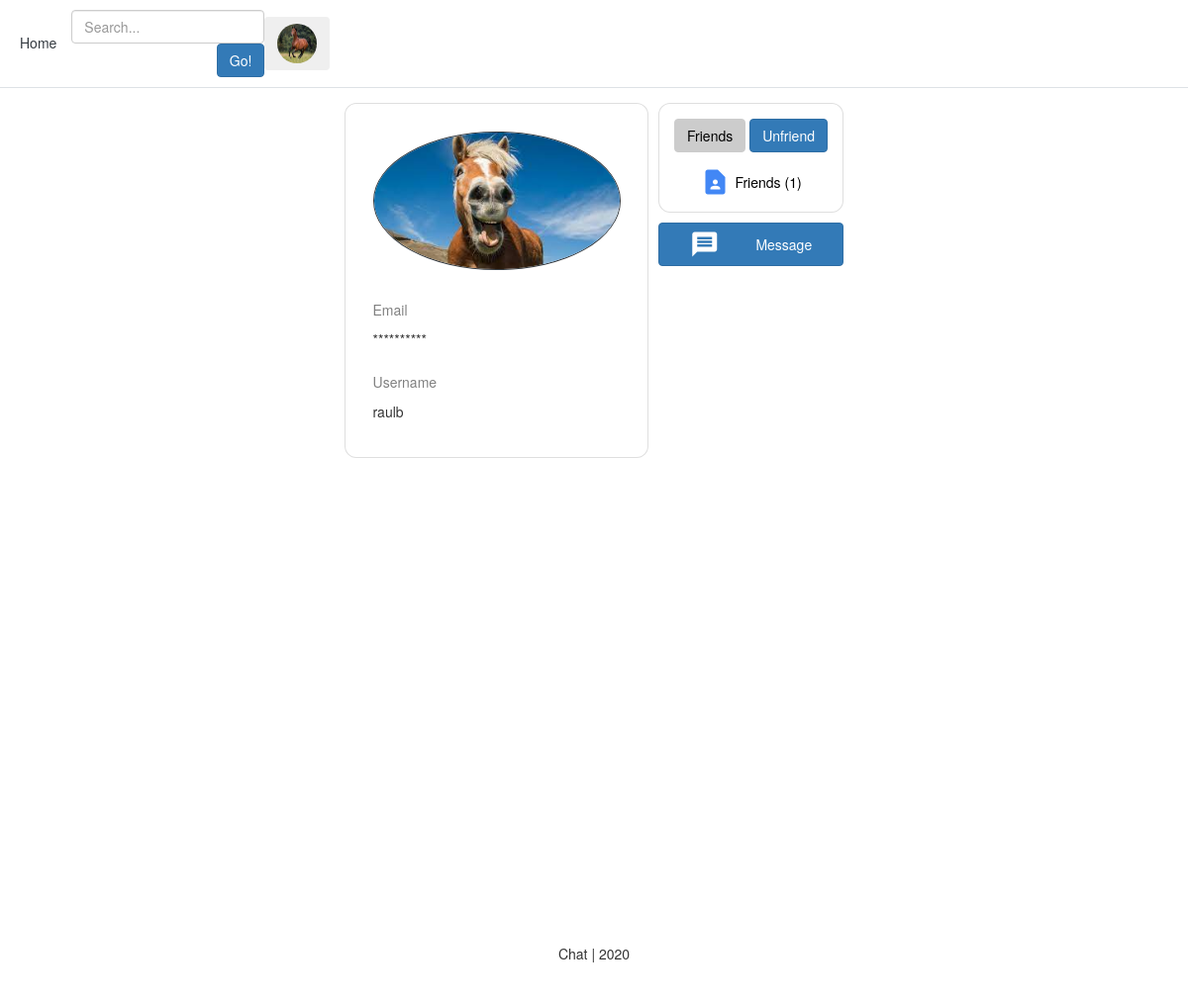
The app's page /account/1/ (signed in) with its own data.
### account/models.py (models this page shows, shortened)
class Account(AbstractBaseUser):
    email = models.EmailField(verbose_name='email', max_length=60, unique=True)
    username = models.CharField(max_length=60, unique=True)
    date_joined = models.DateTimeField(auto_now_add=True, verbose_name='date joined')
    last_login = models.DateTimeField(auto_now_add=True, verbose_name='last login')
    is_admin = models.BooleanField(default=False)
    is_active = models.BooleanField(default=True)
    is_staff = models.BooleanField(default=False) #i overwrite is_.., from AbstractBaseUser
    is_superuser = models.BooleanField(default=False)
    profile_image = models.ImageField(max_length=255, null=True, blank=True, upload_to=get_profile_image_path, default=get_default_profile_image)
    hide_email = models.BooleanField(default=True)
    objects = MyAccountManager()
    USERNAME_FIELD = 'email'
    REQUIRED_FIELDS = ['username']
    def __str__(self):
        return self.username

### account/views.py (the view, shortened to what this page needs)
# urls.py: path('account/<int:user_id>/', account_view, name='account'),
def account_view(request, *args, **kwargs):
    context = {}
    user_id = kwargs.get("user_id")
    try:
        account = Account.objects.get(pk=user_id)
    except:
        return HttpResponse("Something went wrong.")
    if account:
        context['id'] = account.id
        context['username'] = account.username
        context['email'] = account.email
        context['profile_image'] = account.profile_image.url
        context['hide_email'] = account.hide_email
        try:
            friend_list = FriendList.objects.get(user=account)
        except FriendList.DoesNotExist:
            friend_list = FriendList(user=account)
            friend_list.save()
        friends = friend_list.friends.all()
        context['friends'] = friends
        is_self = True
        is_friend = False
        request_sent = FriendRequestStatus.NO_REQUEST_SENT.value  # range: ENUM -> friend/friend_request_status.FriendRequestStatus
        friend_requests = None
        user = request.user
        if user.is_authenticated and user != account:
            is_self = False
            if friends.filter(pk=user.id):
                is_friend = True
        elif not user.is_authenticated:
            is_self = False
        else:
            try:
                friend_requests = FriendRequest.objects.filter(receiver=user, is_active=True)
            except:
                pass
        context['is_self'] = is_self
        context['is_friend'] = is_friend
        context['request_sent'] = request_sent
        context['friend_requests'] = friend_requests
        context['BASE_URL'] = settings.BASE_URL
        return render(request, "personal/account.html", context)

### personal/templates/personal/account.html (shortened to what this page needs)
{% extends 'base.html' %}
{% load static %}
{% block content %}
<div class="container-fluid">
	<div class="d-flex flex-row justify-content-center flex-wrap align-items-start">
		<div class="card profile-card m-2">
		  <div class="card-body">
		  	<div class="d-flex flex-column justify-content-center p-4">
		  		<div class="image-container mx-auto mb-4">
		  			<img class="d-block border border-dark rounded-circle img-fluid mx-auto profile-image" id="id_profile_image" src="{{profile_image}}">
		  		</div>
		  		<p class="mt-4 mb-1 field-heading">Email</p>
		  		{%  if is_self %}
		  			<h5>{{email}}</h5>
		  		{% else %}
		  			{% if hide_email %}
			  			<h5>**********</h5>
			  		{% else %}
			  			<h5>{{email}}</h5>
			  		{% endif %}
			  	{% endif %}
		  		<p class="mt-4 mb-1 field-heading">Username</p>
		  		<h5>{{username}}</h5>
		  	</div>
		  </div>
		</div>
		{% if request.user.is_authenticated %}
		<div class="d-flex flex-column mb-4">
			<div class="card m-2 px-4 pb-4">
				{% if is_friend %}
					<div class="dropdown pt-4 m-auto">
						<button class="btn btn-secondary dropdown-toggle friends-btn" type="button" id="id_friends_toggle" data-toggle="dropdown" aria-haspopup="true" aria-expanded="false">
						Friends
						</button>
                        <button class="btn btn-primary" id="id_unfriend_btn">
                            Unfriend
                        </button>
					</div>
				{% endif %}
		  		<div class="d-flex flex-column pt-4">
					<a href="{% url 'friend:friend-list' user_id=id %}">
						<div class="d-flex flex-row align-items-center justify-content-center icon-container">
							<span class="material-icons mr-2 friends-icon">contact_page</span><span class="friend-text">Friends ({{friends|length}})</span>
						</div>
					</a>
				</div>
			</div>
			{% if is_friend %}
				<div class="d-flex flex-row align-items-center btn btn-primary m-2 px-4" onclick="createOrReturnPrivateChat('{{ username }}', '{{ user }}')">
					<span class="material-icons m-auto">
					</span>
					<span class="message-btn-text m-auto pl-2">Message</span>
				</div>
			{% endif %}
		</div>
		{% endif %}
	</div>
</div>
{% endblock content %}

### personal/templates/personal/header.html (shortened to what this page needs)
{% load static %}
<link rel="stylesheet" href="http://maxcdn.bootstrapcdn.com/bootstrap/3.3.6/css/bootstrap.min.css">
<div class="d-flex flex-column flex-lg-row p-3 px-md-4 mb-3 bg-white border-bottom shadow-sm">
	<div class="d-none d-md-flex flex-row my-auto flex-grow-1 align-items-center">
		<h5 class="mr-3 font-weight-normal justify-content-start">
			<a class="p-2 text-dark" href="{% url 'home' %}">Home</a>
		</h5>
		<form class="search-bar justify-content-start" method="GET" action="{% url 'account:search' %}">
			<input type="text" class="form-control" name="search" id="id_q_small" placeholder="Search...">
            <input class="btn btn-primary float-right" id="button-search" type="submit" value="Go!">
		</form>
		<div class="d-flex flex-row-reverse flex-grow-1">
			<nav class="">
				{% if request.user.is_authenticated %}
                    <div class="dropdown">
                      <button class="btn dropdown-toggle" type="button" id="dropdownMenu2" data-toggle="dropdown" aria-haspopup="true" aria-expanded="false">
                        <img class="account-image rounded-circle m-auto d-block dropdown-toggle" id="id_profile_links" data-toggle="dropdown" aria-haspopup="true" aria-expanded="false" src="{{ user.profile_image.url }}" width="40" height="40">
                      </button>
                    </div>
				{% else %}
					<a class="p-2 text-dark" href="{% url 'account:login' %}">Login</a>
					<a class="btn btn-outline-primary" href="{% url 'account:register' %}">Register</a>
				{% endif %}
			</nav>
		</div>
	</div>
</div>

### personal/templates/personal/base_css.html (style rules this page uses)
body { background-color: #f2f2f2; font-family: "Segoe UI"; font-weight: 380; }
:root { --main-background-color: #f2f2f2; --dark-background-color: #a2a2a2; --secondary-text-color: #808080; --light-primary-text-color: #0080ff; }

### personal/templates/personal/account.html (style rules this page uses)
.image-container { max-width: 250px; height: auto; }
.field-heading { color: var(--secondary-text-color); }
.friends-icon { color: #4287f5; font-size: 40px; }
.friend-text { font-weight: 500; color: black; }
.friends-btn { background-color: #cccccc; border-color: #cccccc; color: #000; font-weight: 500; }
.dropdown-toggle::after { content: none; }
.card { border-radius: 12px; }
.material-icons { font-size: 30px; }
.message-btn-text { font-weight: 500; }

### records on screen
Account: profile_image (picture)
Account: username "raulb"

### other values on screen
{{ friends|length }} "1"
